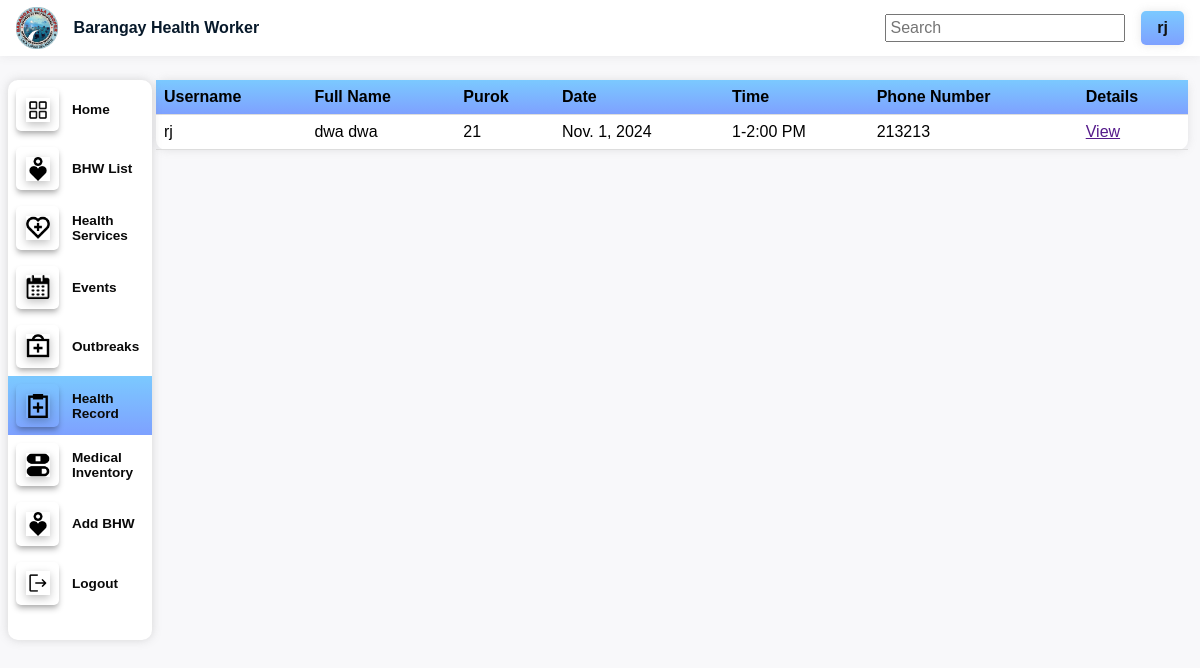
/bhwRecord/ (signed in), run on an earlier commit of the app's database.
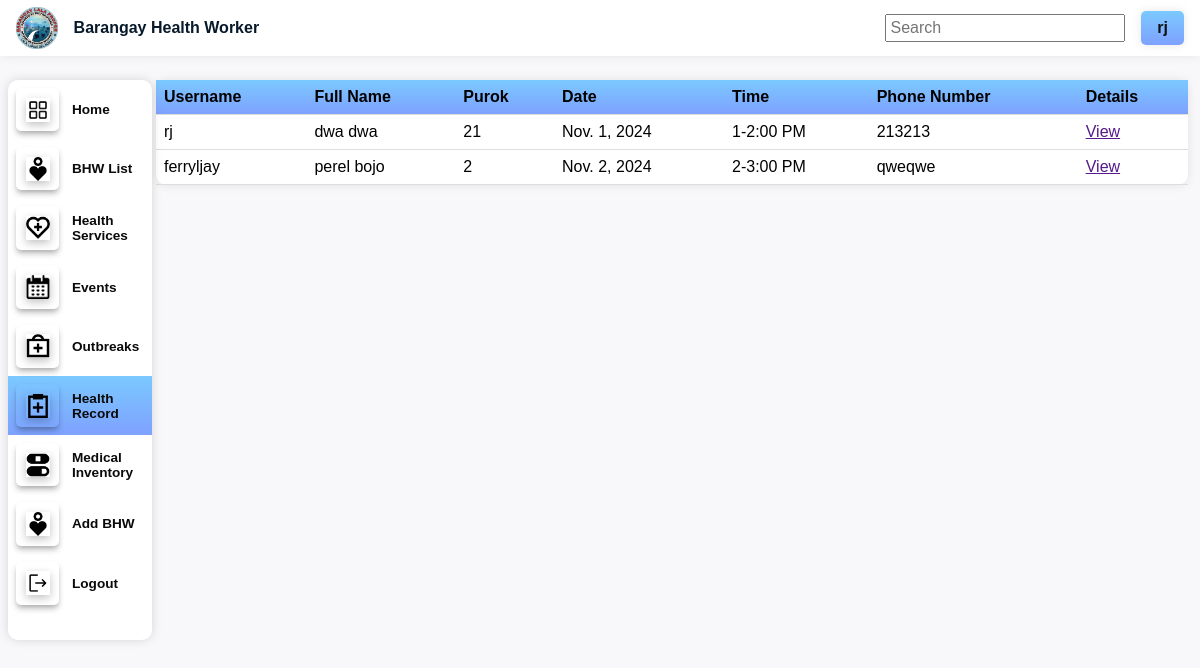
And on a later commit of the database.
### barangay/models.py (models this page shows, shortened)
class Schedule(models.Model):
    bhwService= models.ForeignKey(HealthService, on_delete=models.CASCADE, null=True)
    user = models.ForeignKey(User, on_delete=models.CASCADE, null=True)
    fname = models.CharField(max_length =255)
    lname = models.CharField(max_length =255)
    purok = models.IntegerField(null=True, blank=True)
    age = models.IntegerField(null=True, blank=True)
    phonenum = models.CharField(max_length =255)
    date = models.DateField(max_length =255)
    time = models.CharField(max_length=100, null=True)

### barangay/views.py (the view)
# urls.py: re_path(r'^bhwRecord/$', views.bhwRecord, name='bhwRecord'),
@login_required
def bhwRecord(request):
    schedules = Schedule.objects.all()  # Fetch all schedules
    return render(request, 'bhw/bhwHealthrecords.html', {'schedules': schedules})

### barangay/templates/bhw/bhwHealthrecords.html (shortened to what this page needs)
{% load static %}
{% block css %}
<link rel="stylesheet" href="{% static './css/bhw.css' %}">
{% endblock %}
{% block content %}
    {% include 'bhw/bhwTopnav.html' %}
    <div class="MC-Bottom">
    {% include './bhwNav.html' %}
        <div class="contents">
            <section id="content">
                <table>
                    <thead>
                        <tr>
                            <th>Username</th>
                            <th>Full Name</th>
                            <th>Purok</th>
                            <th>Date</th>
                            <th>Time</th>
                            <th>Phone Number</th>
                            <th>Details</th>
                        </tr>
                    </thead>
                    <tbody>
                        {% for schedule in schedules %}
                        <tr>
                            <td>{{ schedule.user.username }}</td>
                            <td>{{ schedule.fname }} {{ schedule.lname }}</td>
                            <td>{{ schedule.purok }}</td>
                            <td>{{ schedule.date }}</td>
                            <td>{{ schedule.time }}</td>
                            <td>{{ schedule.phonenum }}</td>
                            <td><a href="">View</a></td>
                        </tr>
                        {% endfor %}
                    </tbody>
                </table>
            </section>
        </div>
    </div>
{% endblock %}

What changed in the data, as far as the page shows it:
added Schedule: user.username "ferryljay", fname "perel", lname "bojo", purok "2", date "Nov. 2, 2024", time "2-3:00 PM", phonenum "qweqwe"
